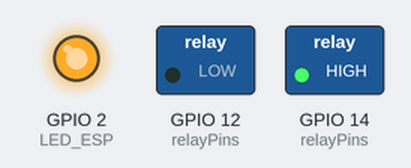
The program below on a simulated ESP8266 (NodeMCU). Parts: switched loads named in the program (green lamp = pin HIGH), output pins drawn as LEDs (lit = HIGH).

Above: at 0.5 s.
At 1.5 s:
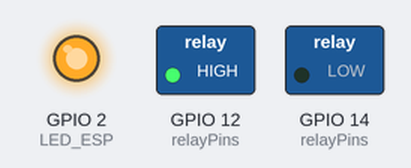
At 5.5 s:
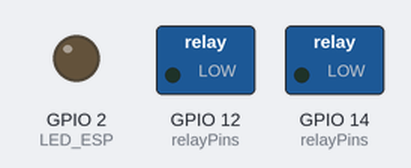
Timing chart, 0 to 6.9 s (numbered marks = the images above):
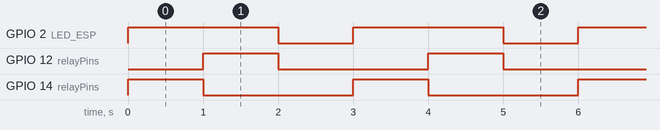

The program:

main.cpp
```cpp
#include <Arduino.h>

#define LED_ESP 2
#define RLY1 14
#define RLY2 12


const int relayPins[] = {RLY1, RLY2};
const int numRelays = sizeof(relayPins) / sizeof(relayPins[0]);
const int delayTime = 1000;  // Waktu delay dalam milidetik

void setup() {
  pinMode(LED_ESP, OUTPUT);
  for (int i = 0; i < numRelays; i++) {
    pinMode(relayPins[i], OUTPUT);
    digitalWrite(relayPins[i], LOW);  // Matikan semua relay pada awal
  }
  digitalWrite(LED_ESP, LOW);  // Matikan LED pada awal
}

void loop() {
  digitalWrite(LED_ESP, HIGH);  // Nyalakan LED saat RLY1 aktif
  for (int i = 0; i < numRelays; i++) {
    digitalWrite(relayPins[i], HIGH);  // Nyalakan relay
    delay(delayTime);

    digitalWrite(relayPins[i], LOW);  // Matikan relay
  }
  digitalWrite(LED_ESP, LOW);  // Matikan LED setelah RLY4 mati
  delay(delayTime);
}
```

Measured:
- by itself, GPIO 2 (LED_ESP): alternates HIGH for 2.0 s and LOW for 1.0 s
- by itself, GPIO 12 (relayPins), GPIO 14 (relayPins): alternates HIGH for 1.0 s and LOW for 2.0 s
- by itself, everything shown: repeats every 3.0 s, in 3 steps
